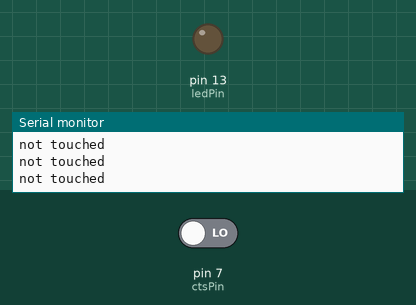
Simulated run of this sketch. Board: Arduino Uno, built with avr-gcc and run on an emulated ATmega328P. Shown: output pins drawn as LEDs (lit = HIGH), the last lines printed to the serial monitor. Inputs (shaded band) come from the test bench; at power-on: pin 7 (ctsPin) LOW.

Above: at 1.8 s.
1.9 s: pin 7 (ctsPin) driven HIGH
At 2.7 s:
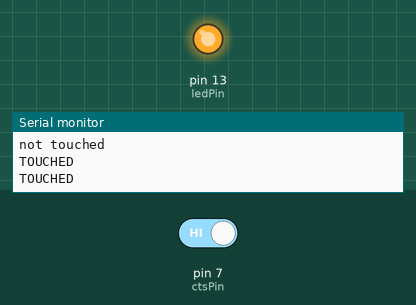
3.5 s: pin 7 (ctsPin) driven LOW
At 3.9 s:
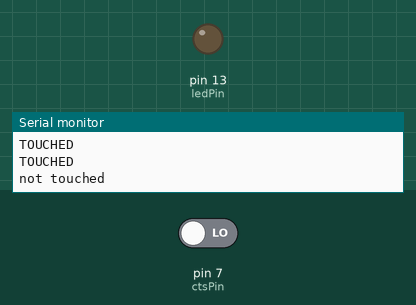
Timing chart, 0 to 6.5 s (numbered marks = the images above; inputs shaded):
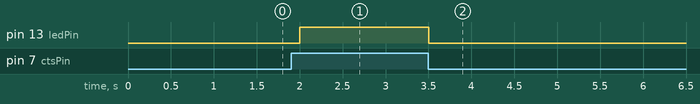

The sketch:

motionDetection.ino
```cpp
// Henry's Bench
// Capacitive Touch Sensor Tutorial

// When Sig Output is high, touch sensor is being pressed

int ctsPin = 7; // Pin for capactitive touch sensor
int ledPin = 13; // pin for the LED

void setup() {
  Serial.begin(9600);
  pinMode(ledPin, OUTPUT);
  pinMode(ctsPin, INPUT);
}

void loop() {
  int ctsValue = digitalRead(ctsPin);
  if (ctsValue == HIGH){
    digitalWrite(ledPin, HIGH);
    Serial.println("TOUCHED");
  }
  else{
    digitalWrite(ledPin,LOW);
    Serial.println("not touched");
  }
  delay(500);

}
```

Measured:
- after the input at 1.9 s, pin 13 (ledPin): LOW → HIGH after 0.10 s
- after the input at 3.5 s, pin 13 (ledPin): HIGH → LOW at once
